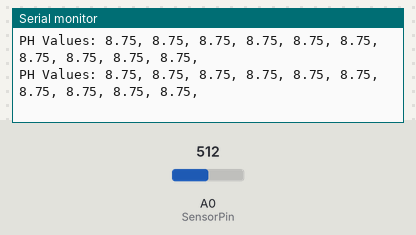
This sketch was run on a simulated Arduino Uno, built with avr-gcc and run on an emulated ATmega328P. On the bench: the last lines printed to the serial monitor. The inputs (shaded band) are chosen by the test bench; at power-on: A0 (SensorPin) = 512.

Above: at 1.2 s.
1.3 s: A0 (SensorPin) set to 566
At 1.33 s:
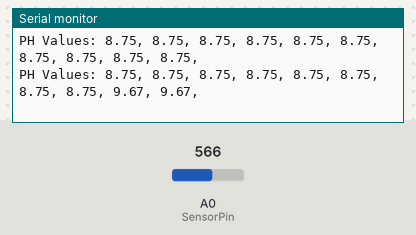
4.3 s: A0 (SensorPin) set to 597
At 4.57 s:
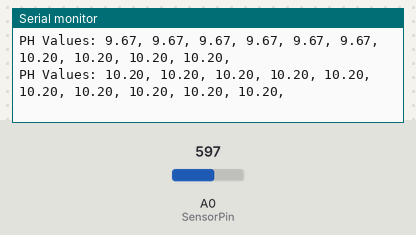
Timing chart, 0 to 7.3 s (numbered marks = the images above; inputs shaded):
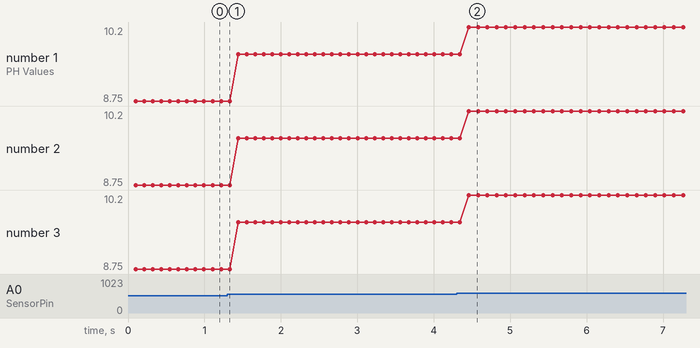

Measured:
- after the input at 1.3 s, the serial monitor: prints a new line at once (image 1)
- after the input at 4.3 s, the serial monitor: prints a new line at once (image 2)
- plotted number 1: 8.75 → 9.67 after the input at 1.3 s, 9.67 → 10.2 after the input at 4.3 s
- plotted number 2: 8.75 → 9.67 after the input at 1.3 s, 9.67 → 10.2 after the input at 4.3 s
- plotted number 3: 8.75 → 9.67 after the input at 1.3 s, 9.67 → 10.2 after the input at 4.3 s

The sketch:

data_calibration_set.ino
```cpp
//06/01/2021 Data Calibration Set
//    Ph meter    Ph Sensor
//1st solution  6.43    6.37
//2nd solution  9.03    9.40
//3rd solution  4.02    1.37
//4th solution  6.65    5.83


#define SensorPin 0          // the pH meter Analog output is connected with the Arduino’s Analog
unsigned long int avgValue;  //Store the average value of the sensor feedback
float b;
int buf[10],temp;

void setup()
{
//  pinMode(13,OUTPUT);
  Serial.begin(9600);
  Serial.println("Ready");    //Test the serial monitor
}
void loop()
{
  for(int i=0;i<10;i++)       //Get 10 sample value from the sensor for smooth the value
  {
    buf[i]=analogRead(SensorPin);
    delay(10);
  }
  for(int i=0;i<9;i++)        //sort the analog from small to large
  {
    for(int j=i+1;j<10;j++)
    {
      if(buf[i]>buf[j])
      {
        temp=buf[i];
        buf[i]=buf[j];
        buf[j]=temp;
      }
    }
  }
//  avgValue=0;
//  for(int i=2;i<8;i++)                      //take the average value of 6 center sample
//    avgValue+=buf[i];
//  float phValue=(float)avgValue*5.0/1024/6; //convert the analog into millivolt
//  phValue=3.5*phValue;                      //convert the millivolt into pH value
//  Serial.print("    pH:");
//  Serial.print(phValue,2);
//  Serial.println(" ");

float phValue;
Serial.print("PH Values: ");
  for(int w = 0; w <= 9; w++){
    phValue=(float)buf[w]*5.0/1024;
    phValue=3.5*phValue;
      Serial.print(phValue);
      Serial.print(", ");
    }
    Serial.println(" ");
    delay(1);


//  digitalWrite(13, HIGH);
//  delay(800);
//  digitalWrite(13, LOW);
}
```
